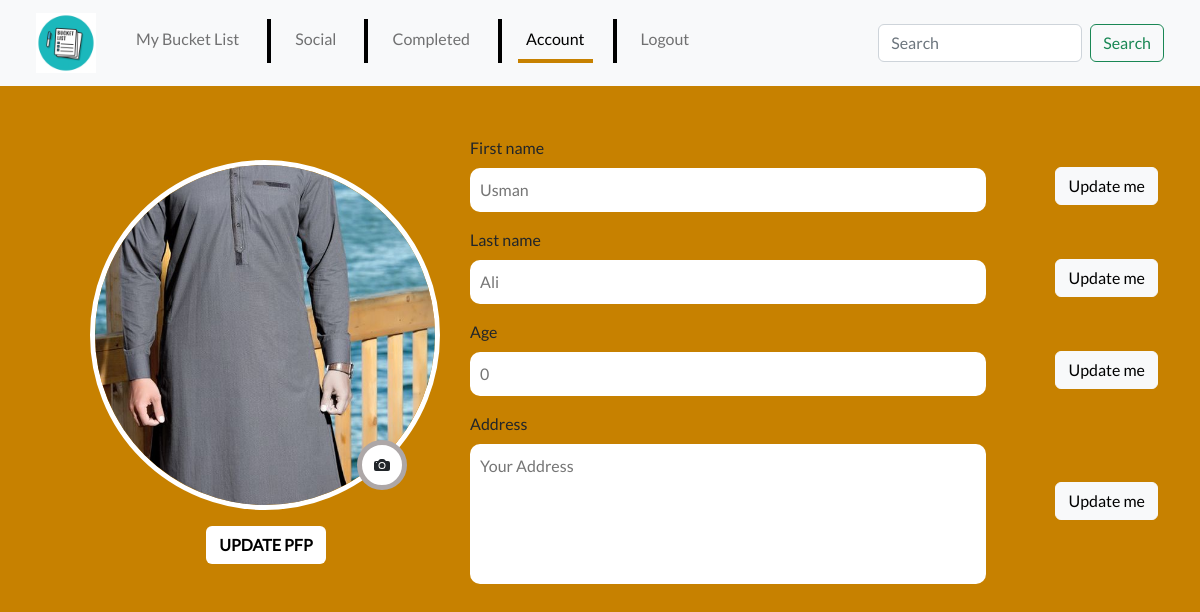
The app's page /core/public/account (signed in), older data.
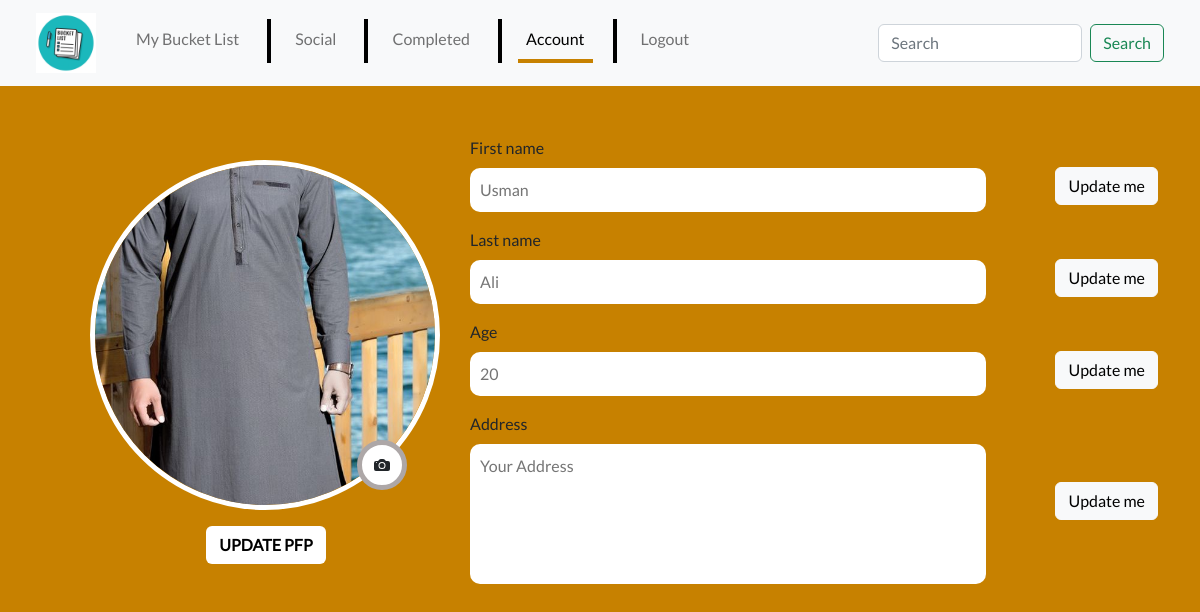
The same page, newer data.
### core/models.py (models this page shows)
class User(AbstractUser):
    profile_pic = models.ImageField(upload_to="usr/pics", null=True, default="")
    first_name = models.CharField(max_length=100, default='', null=True)
    last_name = models.CharField(max_length=100, default='', null=True)
    age = models.IntegerField(default=0, null=True)
    address = models.TextField(default=None, null=True)
    username = models.CharField(max_length = 100, null=True, blank=True)
    email = models.EmailField(_("email address"), null=False, unique=True)
    last_login = models.DateTimeField(default=None, null=True)
    date_joined = models.DateTimeField(auto_now_add=True)
    USERNAME_FIELD = 'email'
    REQUIRED_FIELDS = []
    objects = CustomUserManager()
    groups = models.ManyToManyField(Group, related_name='user_groups', blank=True)
    user_permissions = models.ManyToManyField(Permission, related_name='user_permissions', blank=True)

### core/views.py (the view)
# urls.py: path('public/account', account, name="account"),
@login_required(login_url='/core/public/u/login')
def account(request):
    try:
        if request.method == "POST":
            profile_pic = request.FILES.get('profilepic', None)
            first_name = request.POST.get("firstname", None)
            last_name = request.POST.get("lastname", None)
            age = request.POST.get("age", None)
            address = request.POST.get("address", None)
            try:
                user = User.objects.get(email=request.user)
            except User.DoesNotExist:
                return redirect('account')
            if profile_pic:
                user.profile_pic = profile_pic
            if first_name:
                user.first_name = first_name
            if last_name:
                user.last_name = last_name
            if age:
                user.age = age
            if address:
                user.address = address
            user.save()
            return redirect("account")
        else:
            return render(request, 'core/account.html')
    except Exception as e:
        return redirect("account")

### core/templates/core/account.html (shortened to what the changed rows need)
{% extends "base/base.html" %}
{% block content %}
{% load static %}
<div class="container mb-5">
    <div class="row" style="margin-top: 50px;">
        <div class="col-lg-4 col-sm-12">
            <form action="/core/public/account" method="post" class="ms-5" enctype="multipart/form-data">
                <div class="card a-card mt-4" style="width: 22rem;">
                    {% if request.user.profile_pic %}
                    <img id="previewImage" src="/media/{{request.user.profile_pic}}" class="rounded-pill" alt="..." width="350" height="350" style="border: 5px solid white; object-fit: cover;">
                    {% else %}
                    <img id="previewImage" src="{% static 'media/logo.webp' %}" class="rounded-pill" alt="..." width="350" height="350" style="border: 5px solid white; object-fit: cover;">
                    {% endif %}
                    <label for="pEFP" id="cmdbtn" role="button">
                    </label>
                    <div class="card-body" style="text-align: center;">
                        <button class="btn" type="submit"
                            style="background-color: rgb(255, 255, 255); color: rgb(0, 0, 0); font-weight: 900;">UPDATE
                            PFP</button>
                    </div>
                </div>
            </form>
        </div>
        <div class="col-lg-8 col-sm-12">
            <form action="/core/public/account" method="post" class="ms-5">
                <div class="mb-3">
                    <div class="d-flex justify-content-between align-items-center">
                        <div class="w-75">
                            <label for="acc-1" class="d-block mb-2">First name</label>
                            {% if request.user.first_name %}
                            <input type="text" class="account-inp w-100" name="firstname" id="acc-1"
                                placeholder="{{request.user.first_name}}">
                            {% else %}
                            <input type="text" class="account-inp w-100" name="firstname" id="acc-1"
                                placeholder="Enter Your firstname">
                            {% endif %}
                        </div>
                    </div>
                </div>
                <div class="mb-3">
                    <div class="d-flex justify-content-between align-items-center">
                        <div class="w-75">
                            <label for="acc-2" class="d-block mb-2">Last name</label>
                            {% if request.user.last_name %}
                            <input type="text" class="account-inp w-100" name="lastname" id="acc-2"
                                placeholder="{{request.user.last_name}}">
                            {% else %}
                            <input type="text" class="account-inp w-100" name="lastname" id="acc-2"
                                placeholder="Enter Your lastname">
                            {% endif %}
                        </div>
                    </div>
                </div>
                <div class="mb-3">
                    <div class="d-flex justify-content-between align-items-center">
                        <div class="w-75">
                            <label for="acc-3" class="d-block mb-2">Age</label>
                            {% if request.user.age < 0 %} <input type="number" class="account-inp w-100" name="age"
                                id="acc-3" placeholder="How old are you?">
                                {% else %}
                                <input type="number" class="account-inp w-100" name="age" id="acc-3"
                                    placeholder="{{ request.user.age }}">
                                {% endif %}
                        </div>
                    </div>
                </div>
            </form>
        </div>
    </div>
</div>
{% endblock content %}

Row changes from the older to the newer data that the page shows:
changed User "Usman": age "0" → "20"
